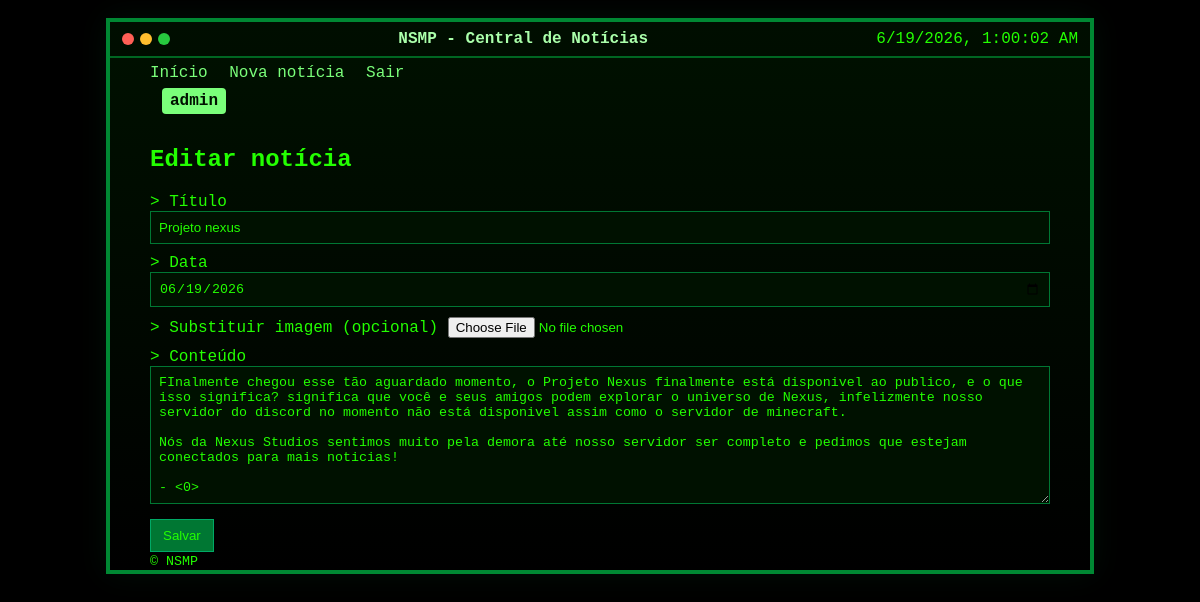
Screenshot of /edit/6 (signed in) with the database file from the repository.
### tables this page shows
CREATE TABLE posts (
            id INTEGER PRIMARY KEY AUTOINCREMENT,
            title TEXT NOT NULL,
            date TEXT NOT NULL,
            content TEXT NOT NULL,
            image TEXT
        , markdown_filename TEXT);

### app.py (the view, shortened to what this page needs)
@app.route('/edit/<int:post_id>', methods=('GET', 'POST'))
@login_required
def edit_post(post_id):
    conn = get_db_connection()
    post = conn.execute('SELECT * FROM posts WHERE id = ?', (post_id,)).fetchone()
    if not post:
        conn.close()
        flash('Notícia não encontrada.')
        return redirect(url_for('index'))
    conn.close()
    return render_template('edit_post.html', post=post)

### app.py (called while the page is built)
def get_db_connection():
    conn = sqlite3.connect(DB_PATH)
    conn.row_factory = sqlite3.Row
    return conn

def login_required(f):
    @wraps(f)
    def decorated(*args, **kwargs):
        if not session.get('logged_in'):
            return redirect(url_for('login', next=request.path))
        return f(*args, **kwargs)
    return decorated

### templates/edit_post.html (shortened to what this page needs)
{% extends 'base.html' %}
{% block content %}
<h2>Editar notícia</h2>
<form method="post" enctype="multipart/form-data" class="post-form terminal-form">
  <label>&gt; Título
    <input type="text" name="title" value="{{ post['title'] }}" required>
  </label>
  <label>&gt; Data
    <input type="date" name="date" value="{{ post['date'] }}">
  </label>
  <label>&gt; Substituir imagem (opcional)
    <input type="file" name="image" accept="image/*">
  </label>
  <label>&gt; Conteúdo
    <textarea name="content" rows="8">{{ post['content'] }}</textarea>
  </label>
  <button type="submit">Salvar</button>
</form>
{% endblock %}

### static/css/style.css (style rules this page uses)
.terminal-bg { background:#000;color:#23ff00;min-height:100vh }
body { font-family: 'Courier New', Courier, monospace;margin:0 }
.post-form label { display:block;margin-bottom:10px;color:#23ff00 }
textarea,input[type=text],input[type=date],input[type=password] { width:100%;box-sizing:border-box;padding:8px;border:1px solid #073;background:#001100;color:#23ff00 }
button { background:#073;color:#23ff00;border:1px solid #0a6;padding:8px 12px;cursor:pointer }

### rows the page displays
posts: title "Projeto nexus", date "06/19/2026", content "FInalmente chegou esse tão aguardado momento, o Projeto Nexus finalmente está disponivel ao publico, e o que isso significa? significa que você e seus amigos podem explorar o universo de Nexus, infelizmente nosso servidor do discord no momento não está disponivel assim como o servidor de minecraft. Nós da Nexus Studios sentimos muito pela demora até nosso servidor ser completo e pedimos que estejam conectados para mais noticias! - <0>"

### other values shown
{{ session.get('admin_name') }} "admin"
